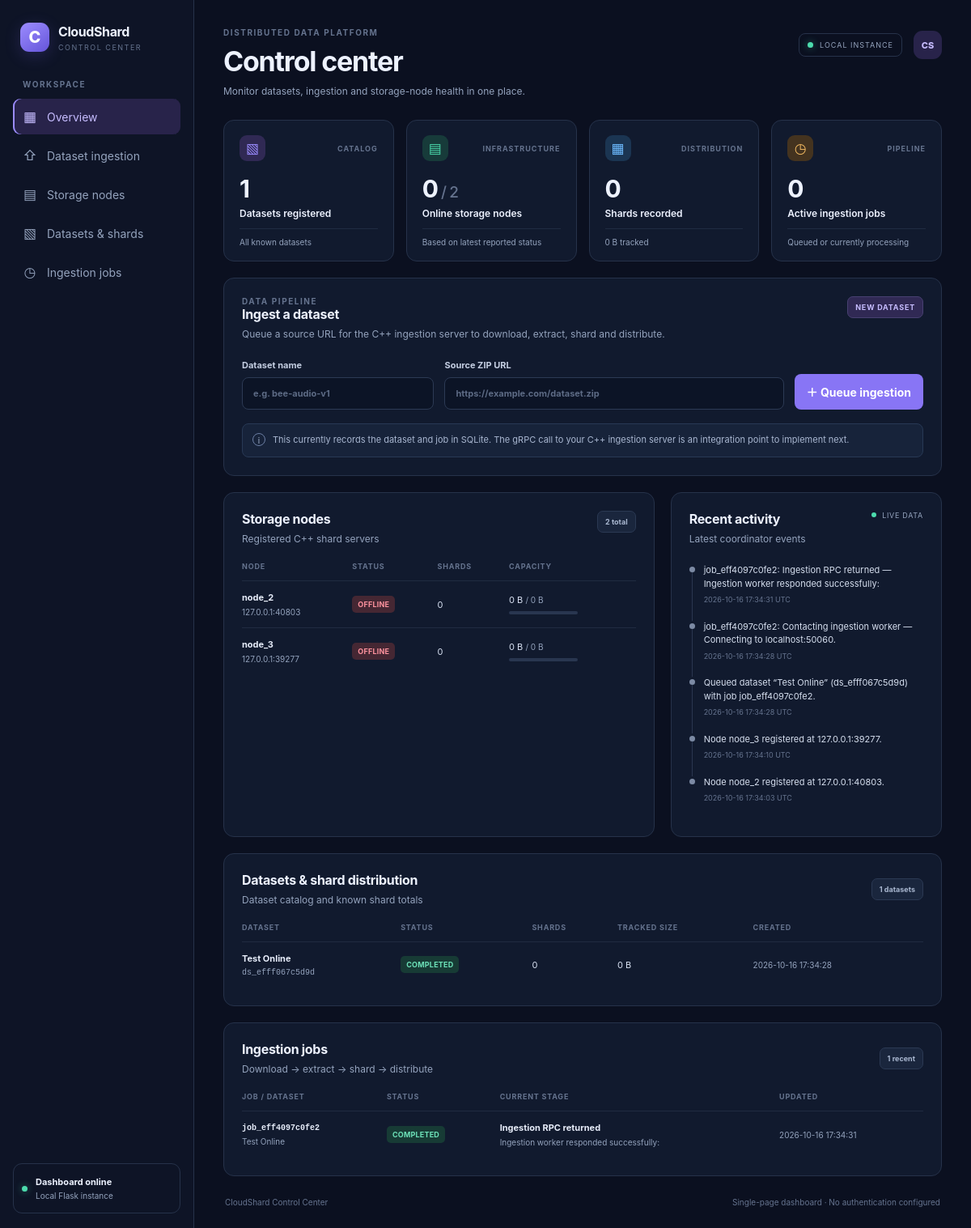
The page / on the database its author committed.
### tables this page shows
CREATE TABLE nodes (
                node_id TEXT PRIMARY KEY,
                endpoint TEXT NOT NULL,
                status TEXT NOT NULL DEFAULT 'UNKNOWN',
                used_bytes INTEGER NOT NULL DEFAULT 0,
                total_bytes INTEGER NOT NULL DEFAULT 0,
                last_heartbeat TEXT
            );

CREATE TABLE activity (
                id INTEGER PRIMARY KEY AUTOINCREMENT,
                level TEXT NOT NULL DEFAULT 'info',
                message TEXT NOT NULL,
                created_at TEXT NOT NULL
            );

CREATE TABLE datasets (
                dataset_id TEXT PRIMARY KEY,
                name TEXT NOT NULL,
                source_url TEXT NOT NULL,
                status TEXT NOT NULL DEFAULT 'QUEUED',
                created_at TEXT NOT NULL
            );

CREATE TABLE jobs (
                job_id TEXT PRIMARY KEY,
                dataset_id TEXT NOT NULL,
                status TEXT NOT NULL DEFAULT 'QUEUED',
                stage TEXT NOT NULL DEFAULT 'Waiting for ingestion worker',
                message TEXT NOT NULL DEFAULT '',
                created_at TEXT NOT NULL,
                updated_at TEXT NOT NULL,
                FOREIGN KEY(dataset_id) REFERENCES datasets(dataset_id)
            );

### src/python/app.py (the view, shortened to what this page needs)
@app.route("/", methods=["GET", "POST"])
def dashboard():
    data = dashboard_data()
    return render_template(
        "index.html",
        stats=data["stats"],
        datasets=data["datasets"],
        nodes=data["nodes"],
        jobs=data["jobs"],
        activity=data["activity"],
        online_nodes=get_online_nodes(),
    )

### src/python/app.py (called while the page is built)
def utc_now() -> str:
    return datetime.now(timezone.utc).isoformat(timespec="seconds")

def connect_db() -> sqlite3.Connection:
    connection = sqlite3.connect(DB_PATH, timeout=10)
    connection.row_factory = sqlite3.Row
    connection.execute("PRAGMA foreign_keys = ON")
    connection.execute("PRAGMA busy_timeout = 10000")
    return connection

def bytes_label(value: int | None) -> str:
    value = int(value or 0)
    units = ("B", "KB", "MB", "GB", "TB")
    size = float(value)
    for unit in units:
        if size < 1024 or unit == units[-1]:
            return f"{size:.1f} {unit}" if unit != "B" else f"{int(size)} B"
        size /= 1024
    return f"{size:.1f} TB"

def get_online_nodes():
    with connect_db() as db:
        rows = db.execute("SELECT node_id, endpoint, last_heartbeat FROM nodes").fetchall()
    now = datetime.now(timezone.utc)
    online = []
    for row in rows:
        fresh = False
        if row["last_heartbeat"]:
            try:
                last = datetime.fromisoformat(row["last_heartbeat"])
                if last.tzinfo is None:
                    last = last.replace(tzinfo=timezone.utc)
                fresh = (now - last).total_seconds() <= HEARTBEAT_TIMEOUT_SECONDS
            except ValueError:
                pass
        if fresh:
            online.append({"node_id": row["node_id"], "endpoint": row["endpoint"]})
    return online

### src/python/templates/index.html (shortened to what this page needs)
<!doctype html>
<html lang="en">
<head>
  <link rel="stylesheet" href="{{ url_for('static', filename='style.css') }}">
</head>
<body>
  <div class="app-shell">
    <aside class="sidebar">
      <a class="brand" href="{{ url_for('dashboard') }}">
        <span class="brand-mark">C</span>
        <span><strong>CloudShard</strong><small>CONTROL CENTER</small></span>
      </a>
      <div class="nav-label">WORKSPACE</div>
      <a class="nav-item active" href="#overview"><span>▦</span> Overview</a>
      <a class="nav-item" href="#ingestion"><span>⇧</span> Dataset ingestion</a>
      <a class="nav-item" href="#nodes"><span>▤</span> Storage nodes</a>
      <a class="nav-item" href="#datasets"><span>▧</span> Datasets & shards</a>
      <a class="nav-item" href="#jobs"><span>◷</span> Ingestion jobs</a>
      <div class="sidebar-bottom">
        <div class="connection-dot"></div>
        <div><strong>Dashboard online</strong><small>Local Flask instance</small></div>
      </div>
    </aside>
    <main class="main-content">
      <header class="topbar">
        <div>
          <div class="eyebrow">DISTRIBUTED DATA PLATFORM</div>
          <h1>Control center</h1>
          <p class="subtitle">Monitor datasets, ingestion and storage-node health in one place.</p>
        </div>
        <div class="topbar-right">
          <span class="environment"><span class="green-dot"></span> LOCAL INSTANCE</span>
          <div class="avatar">CS</div>
        </div>
      </header>
      <section id="overview" class="stats-grid">
        <article class="stat-card">
          <div class="stat-top"><span class="stat-icon violet">▧</span><span class="stat-caption">CATALOG</span></div>
          <div class="stat-value">{{ stats.datasets }}</div>
          <div class="stat-label">Datasets registered</div>
          <div class="stat-foot">All known datasets</div>
        </article>
        <article class="stat-card">
          <div class="stat-top"><span class="stat-icon green">▤</span><span class="stat-caption">INFRASTRUCTURE</span></div>
          <div class="stat-value">{{ stats.online_nodes }}<span class="stat-muted"> / {{ stats.nodes }}</span></div>
          <div class="stat-label">Online storage nodes</div>
          <div class="stat-foot">Based on latest reported status</div>
        </article>
        <article class="stat-card">
          <div class="stat-top"><span class="stat-icon blue">▦</span><span class="stat-caption">DISTRIBUTION</span></div>
          <div class="stat-value">{{ stats.shards }}</div>
          <div class="stat-label">Shards recorded</div>
          <div class="stat-foot">{{ stats.stored_bytes|bytes_label }} tracked</div>
        </article>
        <article class="stat-card">
          <div class="stat-top"><span class="stat-icon amber">◷</span><span class="stat-caption">PIPELINE</span></div>
          <div class="stat-value">{{ stats.active_jobs }}</div>
          <div class="stat-label">Active ingestion jobs</div>
          <div class="stat-foot">Queued or currently processing</div>
        </article>
      </section>
      <section id="ingestion" class="panel ingestion-panel">
        <div class="panel-heading">
          <div>
            <div class="eyebrow">DATA PIPELINE</div>
            <h2>Ingest a dataset</h2>
            <p>Queue a source URL for the C++ ingestion server to download, extract, shard and distribute.</p>
          </div>
          <span class="pill pill-violet">NEW DATASET</span>
        </div>
        <form method="post" class="ingestion-form">
          <label>
            Dataset name
            <input type="text" name="dataset_name" placeholder="e.g. bee-audio-v1" maxlength="120" required>
          </label>
          <label class="url-field">
            Source ZIP URL
            <input type="url" name="source_url" placeholder="https://example.com/dataset.zip" required>
          </label>
          <button type="submit" class="primary-button">＋ Queue ingestion</button>
        </form>
        <div class="pipeline-hint"><span class="hint-icon">i</span><span>This currently records the dataset and job in SQLite. The gRPC call to your C++ ingestion server is an integration point to implement next.</span></div>
      </section>
      <div class="content-grid">
        <section id="nodes" class="panel">
          <div class="section-heading">
            <div><h2>Storage nodes</h2><p>Registered C++ shard servers</p></div>
            <span class="count-badge">{{ stats.nodes }} total</span>
          </div>
          {% if nodes %}
            <div class="table-wrap">
              <table>
                <thead><tr><th>NODE</th><th>STATUS</th><th>SHARDS</th><th>CAPACITY</th></tr></thead>
                <tbody>
                  {% for node in nodes %}
                  <tr>
                    <td><div class="primary-cell">{{ node.node_id }}</div><div class="secondary-cell">{{ node.endpoint }}</div></td>
                    <td><span class="status status-{{ node.status|lower }}">{{ node.status }}</span></td>
                    <td>{{ node.shard_count }}</td>
                    <td><div>{{ node.used_bytes|bytes_label }} <span class="table-muted">/ {{ node.total_bytes|bytes_label }}</span></div>
                      <div class="capacity-track"><span style="width: {{ (100 * node.used_bytes / node.total_bytes if node.total_bytes else 0)|round|int }}%"></span></div>
                    </td>
                  </tr>
                  {% endfor %}
                </tbody>
              </table>
            </div>
          {% else %}
            <div class="empty-state">
              <div class="empty-icon">▤</div>
              <strong>No storage nodes registered</strong>
              <p>Nodes will appear here after your C++ servers register with the coordinator.</p>
            </div>
          {% endif %}
        </section>
        <section class="panel activity-panel">
          <div class="section-heading"><div><h2>Recent activity</h2><p>Latest coordinator events</p></div><span class="live-indicator"><span></span> LIVE DATA</span></div>
          {% if activity %}
            <div class="activity-list">
              {% for item in activity %}
              <div class="activity-item">
                <span class="activity-marker {{ item.level }}"></span>
                <div class="activity-body"><div>{{ item.message }}</div><small>{{ item.created_at|replace('T', ' ')|replace('+00:00', ' UTC') }}</small></div>
              </div>
              {% endfor %}
            </div>
          {% else %}
            <div class="empty-state compact">
              <div class="empty-icon">◷</div><strong>No activity yet</strong>
              <p>Events will show up as datasets and nodes are added.</p>
            </div>
          {% endif %}
        </section>
      </div>
      <section id="datasets" class="panel data-panel">
        <div class="section-heading">
          <div><h2>Datasets & shard distribution</h2><p>Dataset catalog and known shard totals</p></div>
          <span class="count-badge">{{ stats.datasets }} datasets</span>
        </div>
        {% if datasets %}
        <div class="table-wrap">
          <table>
            <thead><tr><th>DATASET</th><th>STATUS</th><th>SHARDS</th><th>TRACKED SIZE</th><th>CREATED</th></tr></thead>
            <tbody>
              {% for dataset in datasets %}
              <tr>
                <td><div class="primary-cell">{{ dataset.name }}</div><div class="secondary-cell mono">{{ dataset.dataset_id }}</div></td>
                <td><span class="status status-{{ dataset.status|lower }}">{{ dataset.status }}</span></td>
                <td>{{ dataset.shard_count }}</td>
                <td>{{ dataset.size_bytes|bytes_label }}</td>
                <td class="table-muted">{{ dataset.created_at[:19]|replace('T', ' ') }}</td>
              </tr>
              {% endfor %}
            </tbody>
          </table>
        </div>
        {% else %}
        <div class="empty-state">
          <div class="empty-icon">▧</div><strong>Your dataset catalog is empty</strong>
          <p>Queue a dataset above to create the first catalog entry.</p>
          <a href="#ingestion" class="text-link">Go to ingestion ↑</a>
        </div>
        {% endif %}
      </section>
      <section id="jobs" class="panel data-panel">
        <div class="section-heading">
          <div><h2>Ingestion jobs</h2><p>Download → extract → shard → distribute</p></div>
          <span class="count-badge">{{ jobs|length }} recent</span>
        </div>
        {% if jobs %}
        <div class="table-wrap">
          <table>
            <thead><tr><th>JOB / DATASET</th><th>STATUS</th><th>CURRENT STAGE</th><th>UPDATED</th></tr></thead>
            <tbody>
              {% for job in jobs %}
              <tr>
                <td><div class="primary-cell mono">{{ job.job_id }}</div><div class="secondary-cell">{{ job.dataset_name }}</div></td>
                <td><span class="status status-{{ job.status|lower }}">{{ job.status }}</span></td>
                <td><div class="primary-cell">{{ job.stage }}</div><div class="secondary-cell">{{ job.message }}</div></td>
                <td class="table-muted">{{ job.updated_at[:19]|replace('T', ' ') }}</td>
              </tr>
              {% endfor %}
            </tbody>
          </table>
        </div>
        {% else %}
        <div class="empty-state compact">
          <div class="empty-icon">◷</div><strong>No ingestion jobs</strong>
          <p>Jobs will appear here when you queue a dataset.</p>
        </div>
        {% endif %}
      </section>
      <footer><span>CloudShard Control Center</span><span>Single-page dashboard · No authentication configured</span></footer>
    </main>
  </div>
</body>
</html>

### rows shown on the page
nodes: node_id "node_2", endpoint "127.0.0.1:40803", status "OFFLINE", shard_count "0", used_bytes|bytes_label "0 B", total_bytes|bytes_label "0 B"
nodes: node_id "node_3", endpoint "127.0.0.1:39277", status "OFFLINE", shard_count "0", used_bytes|bytes_label "0 B", total_bytes|bytes_label "0 B"
activity: message "job_eff4097c0fe2: Ingestion RPC returned — Ingestion worker responded successfully:", created_at "2026-10-16 17:34:31 UTC"
activity: message "job_eff4097c0fe2: Contacting ingestion worker — Connecting to localhost:50060.", created_at "2026-10-16 17:34:28 UTC"
activity: message "Queued dataset “Test Online” (ds_efff067c5d9d) with job job_eff4097c0fe2.", created_at "2026-10-16 17:34:28 UTC"
activity: message "Node node_3 registered at 127.0.0.1:39277.", created_at "2026-10-16 17:34:10 UTC"
activity: message "Node node_2 registered at 127.0.0.1:40803.", created_at "2026-10-16 17:34:03 UTC"
datasets: name "Test Online", dataset_id "ds_efff067c5d9d", status "COMPLETED", shard_count "0", size_bytes|bytes_label "0 B", created_at "2026-10-16 17:34:28"
jobs: job_id "job_eff4097c0fe2", dataset_name "Test Online", status "COMPLETED", stage "Ingestion RPC returned", message "Ingestion worker responded successfully:", updated_at "2026-10-16 17:34:31"

### other values the page prints
{{ stats.datasets }} "1"
{{ stats.online_nodes }} "0"
{{ stats.nodes }} "2"
{{ stats.shards }} "0"
{{ stats.stored_bytes|bytes_label }} "0 B"
{{ stats.active_jobs }} "0"
{{ jobs|length }} "1"
